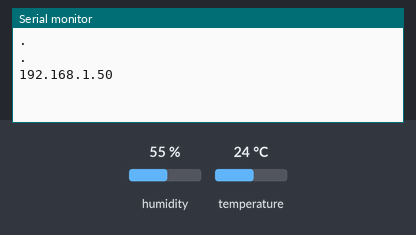
Simulated run of this sketch. Board: ESP8266 (NodeMCU). On the bench: the last lines printed to the serial monitor. The test bench sets the inputs (shaded band); at power-on: humidity 55 %, temperature 24 °C. WiFi joins after 1.5 s; servers stay silent unless stated.

Above: at 4.2 s.
4.3 s: humidity set to 22 %
At 5.7 s:
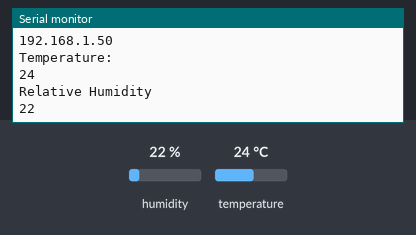
8.1 s: temperature set to 12 °C
At 11.4 s:
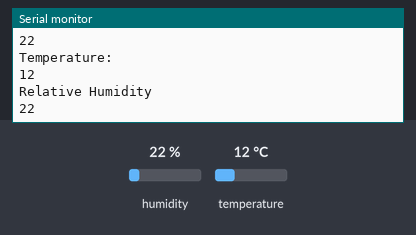
11.9 s: humidity set to 40 %
At 14.2 s:
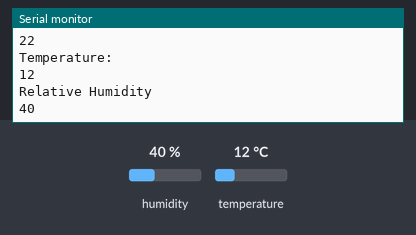
Timing chart, 0 to 15.7 s (numbered marks = the images above; inputs shaded):
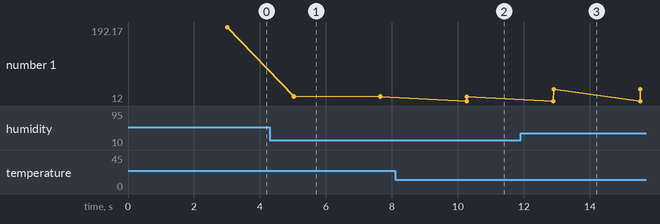

The sketch:

DHT11_ThingSpeak.ino
```cpp
#include <ESP8266WiFi.h>;
#include <WiFiClient.h>;
#include <ThingSpeak.h>;
#include "DHT.h"
#define DHTPIN 5
#define DHTTYPE DHT11   // DHT 11
const char* ssid = "CANALBOX-DBD6"; //Your Network SSID
const char* password = "1316523275"; //Your Network Password
WiFiClient client;
unsigned long myChannelNumber =1437546; //Your Channel Number (Without Brackets)
const char * myWriteAPIKey = "WN3Z3P57Q1S9R0LN"; //Your Write API Key
DHT dht(DHTPIN, DHTTYPE);

void setup()
{
  delay(1000);
  Serial.begin(9600);

  WiFi.begin(ssid, password);
  while(WiFi.status() != WL_CONNECTED){
    delay(1000);
    Serial.println(".");
  }
  Serial.println(WiFi.localIP());

  dht.begin();

  ThingSpeak.begin(client);
}

void loop()
{

  delay(2000);

  int h = dht.readHumidity();
  int t = dht.readTemperature();

  Serial.println("\nTemperature:");
  Serial.println(t);// printing the value of temp in the serial Monitor
  Serial.println("Relative Humidity");
  Serial.println(h);// printing the value of hum in the serial Monitor
  ThingSpeak.writeField(myChannelNumber, 1, t, myWriteAPIKey);
  ThingSpeak.writeField(myChannelNumber, 2, h, myWriteAPIKey);
}
```

Measured:
- after the input at 4.3 s, the serial monitor: prints a new line after 0.73 s (image 1)
- after the input at 8.1 s, the serial monitor: prints a new line after 2.2 s (image 2)
- after the input at 11.9 s, the serial monitor: prints a new line after 1.0 s (image 3)
- plotted number 1: 192.17 → 22 after the input at 4.3 s, 22 → 40 after the input at 11.9 s
